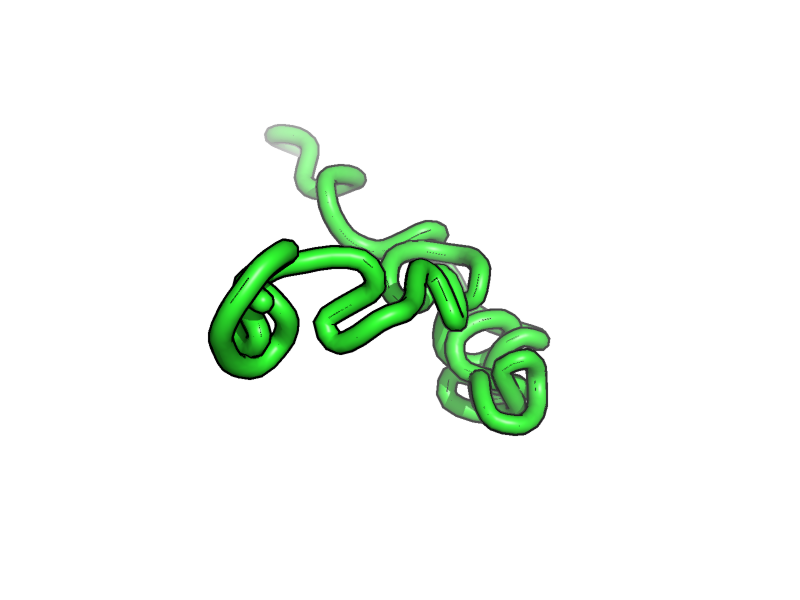
#> input picture visualization/generated_0_timestep_106.png, 800 x 600 px, found by its file name; its folder holds 4 pictures in this run
$ python make_gif.py
#> lines starting #> are read from the running program, lines starting #| are printed output that depends on the picture
from PIL import Image, ImageSequence
import os

# Folder with your PNGs
image_dir = "/home/musa/Documents/augment-projects/foldingdiff/visualization"
output_gif = os.path.join(image_dir, "clean_fast.gif")

# Get all PNGs and sort them
images = sorted([
    f for f in os.listdir(image_dir) if f.endswith(".png")
])

# Open all images
frames = [Image.open(os.path.join(image_dir, f)).convert("RGBA") for f in images]
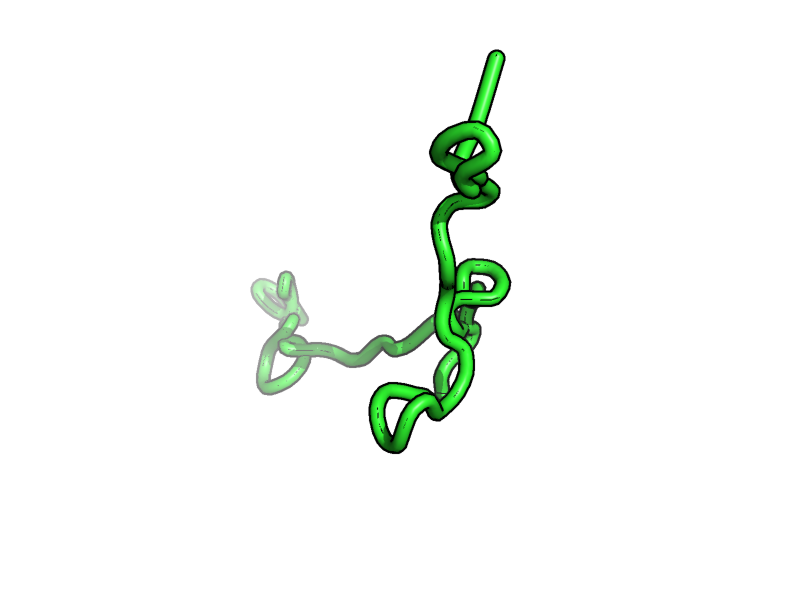
#> input picture visualization/generated_0_timestep_11.png, 800 x 600 px, found by its file name
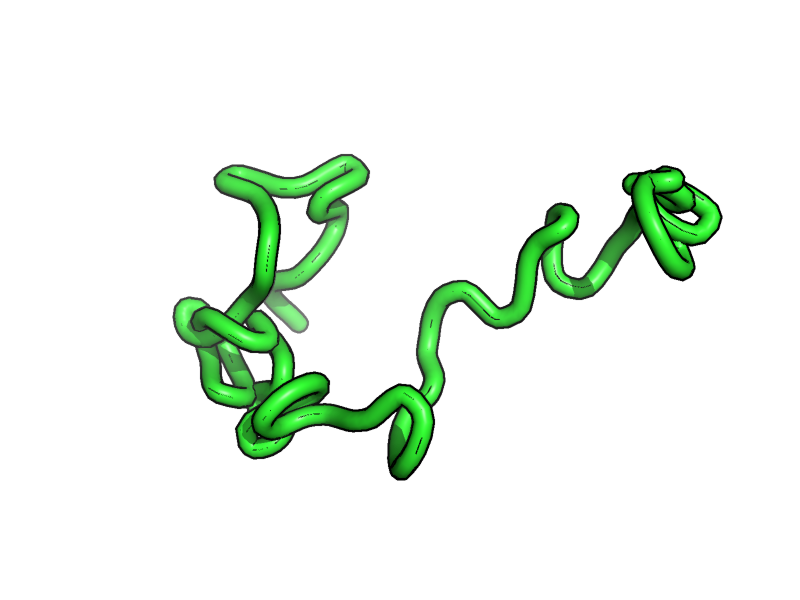
#> input picture visualization/generated_0_timestep_113.png, 800 x 600 px, found by its file name
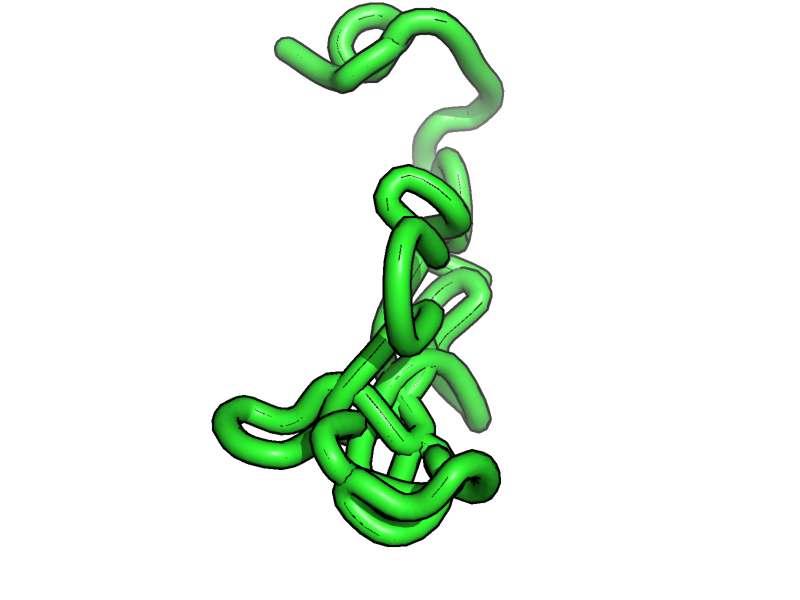
#> input picture visualization/generated_0_timestep_129.png, 800 x 600 px, found by its file name

if frames:
    # Save to GIF
    frames[0].save(
        output_gif,
        save_all=True,
        append_images=frames[1:],
        format="GIF",
        duration=10,     # 100ms per frame = 10 fps
        loop=0,
        disposal=2        # Clear previous frame before showing next
    )
    print(f"✅ Clean fast GIF saved at: {output_gif}")
else:
    print("❌ No images found.")
